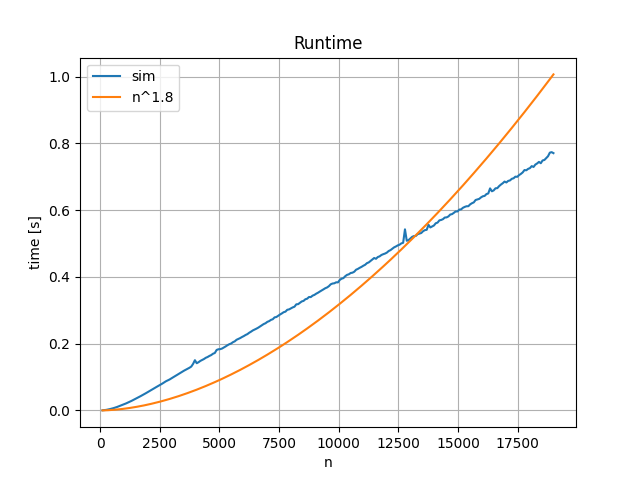

The script that saved this image:

# input
n = 4
c = (2,2,3,2)       # the number of kWh of electricity you consumed this day
p = (2,5,8,10)      # the variable price per kWh, what you would pay this day if you have no fixed plan.
q = (4,3,4,4)       # the price per kWh for a 1-year plan started this day.
r = (10,9,8,7)      # the price per kWh for a 2-year plan started this day. 
s = (10,10,10,10)   # the price per kWh for a 5-year plan started this day.

def P(x):
    global n, memo
    n = x
    memo = {}
    return p1(0)

def p1(d):
    if d > n:
        return 10**100
    elif d == n:
        return 0

    if d in memo:
        return memo[d]

    q1 = 365 if n-d > 365 else n-d
    r1 = 730 if n-d > 730 else n-d
    s1 = 1825 if n-d > 1825 else n-d

    result = min(c[d]*p[d] + p1(d+1), sum(c[d:d+q1])*q[d] + p1(d+q1), sum(c[d:d+r1])*r[d] + p1(d+r1), sum(c[d:d+s1])*s[d] + p1(d+s1))

    memo[d] = result
    return result


def fake_data(n):
    global c,p,q,r,s
    c = [2,]*n       # the number of kWh of electricity you consumed this day
    p = [2,]*n      # the variable price per kWh, what you would pay this day if you have no fixed plan.
    q = [2,]*n       # the price per kWh for a 1-year plan started this day.
    r = [2,]*n      # the price per kWh for a 2-year plan started this day. 
    s = [2,]*n   # the price per kWh for a 5-year plan started this day.

def time_p(n):
    from time import process_time
    import sys
    sys.setrecursionlimit(100_000_000)
    
    fake_data(n)
    start = process_time()
    P(n)
    end = process_time()

    print(f'Time: {end-start}, {n}')
    
    return end - start

import matplotlib.pyplot as plt
import numpy as np

t = np.linspace(100, 19000, 250)
res = [time_p(int(x)) for x in t]
res2 = [(int(x)**1.8)/(5*10**7) for x in t]

plt.title("Runtime")
plt.plot(t, res, label="sim")
plt.plot(t, res2, label="n^1.8")
plt.xlabel(r'n')
plt.ylabel(r'time [s]')
plt.grid()
plt.legend()
plt.savefig('test.png')
plt.close()
